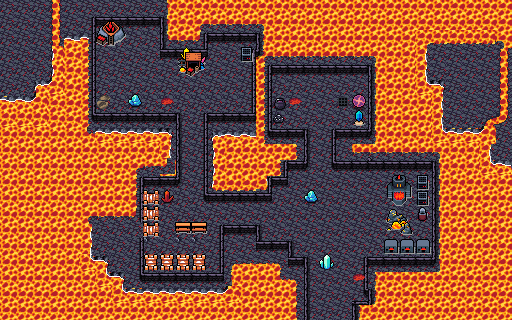

This is a level from a 2D game, rendered from its Tiled map with the project's own tilesets. A one-line summary and the map file follow, with tile-layer data summarised:
An orthogonal 32x20 tile map with 16x16 px tiles, 6 tile layers (BackgroundBis, Background, Lava, Background 2, ...), 2 tilesets and 11 objects.

<map version="1.10" tiledversion="1.10.2" orientation="orthogonal" renderorder="right-down" width="32" height="20" tilewidth="16" tileheight="16" infinite="0" nextlayerid="15" nextobjectid="165">
 <editorsettings>
  <export format="tmx" />
 </editorsettings>
 <tileset firstgid="1" source="../../../../common/maps/tileset/main.tsx" />
 <tileset firstgid="10113" source="../../../../common/maps/tileset/buildings.tsx" />
 <layer id="13" name="BackgroundBis" width="32" height="20">
  <data>[640 cells, 379 non-empty, 8 distinct tile ids]</data>
 </layer>
 <layer id="11" name="Background" width="32" height="20">
  <data>[640 cells, 380 non-empty, 10 distinct tile ids]</data>
 </layer>
 <layer id="10" name="Lava" width="32" height="20">
  <data>[640 cells, 461 non-empty, 31 distinct tile ids]</data>
 </layer>
 <layer id="14" name="Background 2" width="32" height="20">
  <data>[640 cells, 1 non-empty, 1 distinct tile ids]</data>
 </layer>
 <layer id="9" name="Background" width="32" height="20" offsetx="-0.333333" offsety="1.66667">
  <data>[640 cells, 209 non-empty, 21 distinct tile ids]</data>
 </layer>
 <layer id="3" name="Clutter" width="32" height="20" offsetx="-1.21053" offsety="-2.91228">
  <properties>
   <property name="spriteLayer" type="bool" value="true" />
  </properties>
  <data>[640 cells, 102 non-empty, 45 distinct tile ids]</data>
 </layer>
 <objectgroup id="12" name="Objects" opacity="0.9" offsetx="3.15789" offsety="7.89474">
  <object id="114" template="../../../../common/maps/obj/entry_up.tx" x="300.842" y="317.718" width="48" height="16">
   <properties>
    <property name="teleport" value="../Shandalar Old Border/maps/map/barbariancamp/barbariancamp_kobold.tmx" />
    <property name="teleportObjectId" value="108" />
   </properties>
  </object>
  <object id="115" template="../../../../common/maps/obj/gold.tx" x="315.713" y="81.5369" />
  <object id="141" template="../../../../common/maps/obj/treasure.tx" x="272.842" y="82.1053">
   <properties>
    <property name="reward">[{
  "type": "randomCard",
  "count": 1,
  "rarity": [ "rare" ],
  "colors": [ "colorID" ]
},{
  "type": "randomCard",
  "count": 4,
  "rarity": [ "uncommon" ],
  "addMaxCount": 2
}]</property>
    <property name="spawn.Hard" type="bool" value="false" />
   </properties>
  </object>
  <object id="142" template="../../../../common/maps/obj/treasure.tx" x="100.176" y="78.4386">
   <properties>
    <property name="reward">[{
  "type": "randomCard",
  "count": 1,
  "rarity": [ "rare" ],
  "colors": [ "colorID" ]
},{
  "type": "randomCard",
  "count": 4,
  "rarity": [ "uncommon" ],
  "addMaxCount": 2
}]</property>
    <property name="spawn.Hard" type="bool" value="false" />
   </properties>
  </object>
  <object id="150" template="../../../../common/maps/obj/enemy.tx" x="307.842" y="123.772">
   <properties>
    <property name="enemy" value="King Rohgahh" />
    <property name="spawn.Hard" type="bool" value="true" />
    <property name="effect">{ "startBattleWithCard": [ "Kobolds of Kher Keep|LEG", "Kobolds of Kher Keep|LEG", "Kobolds of Kher Keep|LEG", "Kobolds of Kher Keep|LEG", "Mountain|4ED", "Swamp|4ED", "Kobold Overlord|LEG" ] }</property>
   </properties>
  </object>
  <object id="159" template="../../../../common/maps/obj/booster.tx" x="335.359" y="82.7761">
   <properties>
    <property name="reward">[
  {
    "editions": [ "ICE", "ALL", "PTK" ],
    "type": "card",
    "count": 10,
    "rarity": [ "Common" ]
  },
  {
    "editions": [ "ICE", "ALL", "PTK" ],
    "type": "card",
    "count": 3,
    "rarity": [ "Uncommon" ]
  },
  {
    "editions": [ "ICE", "ALL", "PTK" ],
    "type": "card",
    "count": 1,
    "rarity": [ "Rare" ]
  }
]
</property>
   </properties>
  </object>
  <object id="160" template="../../../../common/maps/obj/manashards.tx" x="215.177" y="53.3151" />
  <object id="161" template="../../../../common/maps/obj/enemy.tx" x="310.122" y="169.575">
   <properties>
    <property name="enemy" value="Kobold Pyromancer" />
    <property name="threatRange" type="int" value="50" />
   <property name="effect">{ "startBattleWithCard": [ "Mountain|BRB", "Smoke|LEA", "Sulfuric Vortex|SCG" ] }</property></properties>
  </object>
  <object id="162" template="../../../../common/maps/obj/enemy.tx" x="179.289" y="106.725">
   <properties>
    <property name="enemy" value="Kobold Pyromancer" />
    <property name="threatRange" type="int" value="50" />
   <property name="effect">{ "startBattleWithCard": [ "Mountain|BRB", "Smoke|LEA", "Sulfuric Vortex|SCG" ] }</property></properties>
  </object>
  <object id="163" template="../../../../common/maps/obj/enemy.tx" x="334.241" y="259.913">
   <properties>
    <property name="enemy" value="Kobold Pyromancer" />
    <property name="threatRange" type="int" value="50" />
   <property name="effect">{ "startBattleWithCard": [ "Mountain|BRB", "Smoke|LEA", "Sulfuric Vortex|SCG" ] }</property></properties>
  </object>
  <object id="164" template="../../../../common/maps/obj/enemy.tx" x="180.928" y="198.735">
   <properties>
    <property name="enemy" value="Kobold Pyromancer" />
    <property name="threatRange" type="int" value="50" />
   <property name="effect">{ "startBattleWithCard": [ "Mountain|BRB", "Smoke|LEA", "Sulfuric Vortex|SCG" ] }</property></properties>
  </object>
 </objectgroup>
</map>
